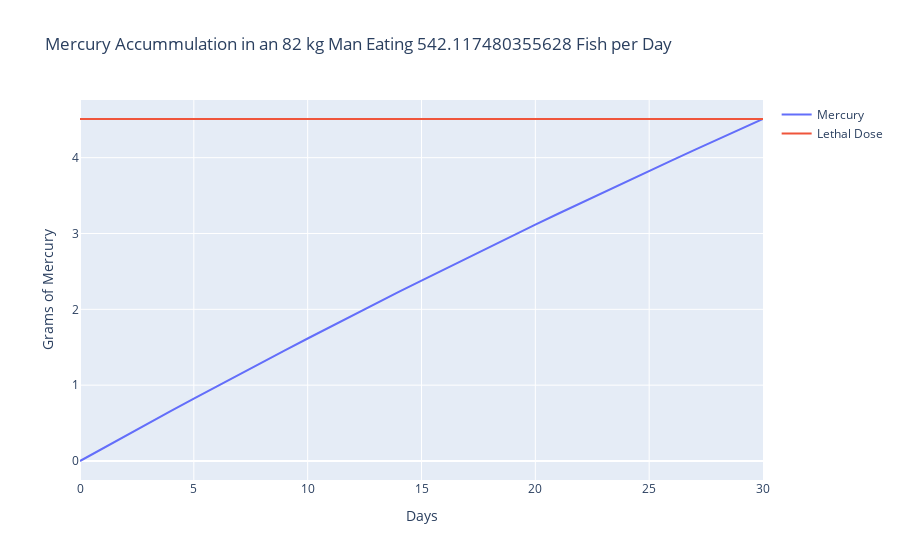

Notebook code for this chart:
### Code cell
time2, monthMercury, lethal, q1 = oneMonthtoDie(82)

fig = go.Figure()
fig.add_trace(go.Scatter(x=time2, y=monthMercury, name='Mercury '))
fig.add_trace(go.Scatter(x=time2, y=lethal, name='Lethal Dose'))

# Edit the layout
fig.update_layout(title='Mercury Accummulation in an 82 kg Man Eating 542.117480355628 Fish per Day',
                   xaxis_title='Days',
                   yaxis_title='Grams of Mercury')
fig

### Figure 1 — Plotly figure (JSON) as saved in the notebook; plotly's stock layout.template omitted (floating-point values rounded to 4 significant figures)
{"data": [{"name": "Mercury ", "type": "scatter", "x": [0, 1, 2, 3, 4, 5, 6, 7, 8, 9, 10, 11, 12, 13, 14, 15, 16, 17, 18, 19, 20, 21, 22, 23, 24, 25, 26, 27, 28, 29, 30], "y": [0, 0.167, 0.3327, 0.4972, 0.6606, 0.8227, 0.9836, 1.143, 1.302, 1.459, 1.616, 1.771, 1.925, 2.077, 2.229, 2.38, 2.529, 2.678, 2.825, 2.971, 3.116, 3.26, 3.403, 3.545, 3.686, 3.826, 3.965, 4.103, 4.239, 4.375, 4.51]}, {"name": "Lethal Dose", "type": "scatter", "x": [0, 1, 2, 3, 4, 5, 6, 7, 8, 9, 10, 11, 12, 13, 14, 15, 16, 17, 18, 19, 20, 21, 22, 23, 24, 25, 26, 27, 28, 29, 30], "y": [4.51, 4.51, 4.51, 4.51, 4.51, 4.51, 4.51, 4.51, 4.51, 4.51, 4.51, 4.51, 4.51, 4.51, 4.51, 4.51, 4.51, 4.51, 4.51, 4.51, 4.51, 4.51, 4.51, 4.51, 4.51, 4.51, 4.51, 4.51, 4.51, 4.51, 4.51]}], "layout": {"title": {"text": "Mercury Accummulation in an 82 kg Man Eating 542.117480355628 Fish per Day"}, "xaxis": {"title": {"text": "Days"}}, "yaxis": {"title": {"text": "Grams of Mercury"}}}}
